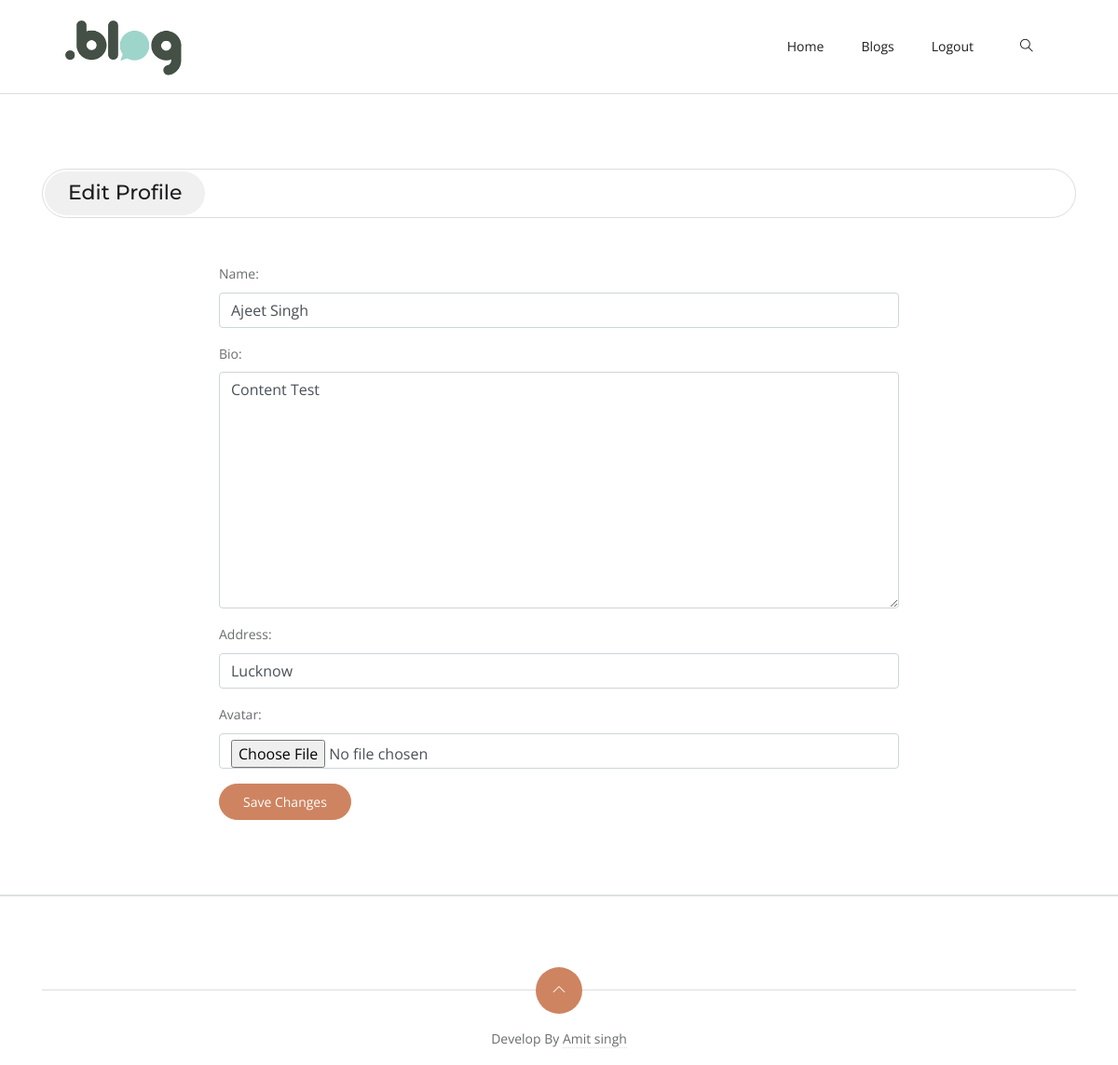
The page /profile-edit/ (signed in) on the database its author committed.
### accounts/models.py (models this page shows, shortened)
class User(AbstractBaseUser, PermissionsMixin):
    email = models.EmailField(unique=True)
    username = models.CharField(max_length=200, unique=True)
    name = models.CharField(max_length=200, null=True)
    is_active = models.BooleanField(default=True)
    is_staff = models.BooleanField(default=False)
    objects = UserManager()
    USERNAME_FIELD = "email"
    REQUIRED_FIELDS = [
        "username",
        "name",
    ]

class UserProfile(models.Model):
    user = models.OneToOneField(User, on_delete=models.CASCADE)
    bio = models.TextField(null=True)
    avatar = models.ImageField(null=True, default="avatar.svg", upload_to="profile")
    address = models.CharField(max_length=200, null=True)

### accounts/views.py (the view)
# urls.py: path("profile-edit/", views.edit_profile, name="profile-edit"),
@login_required
def edit_profile(request):
    user_profile = UserProfile.objects.get(user=request.user)
    if request.method == "POST":
        profile_form = UserProfileForm(
            request.POST, request.FILES, instance=user_profile
        )
        user_form = UserForm(request.POST, instance=request.user)
        if profile_form.is_valid() and user_form.is_valid():
            profile_form.save()
            user_form.save()
            messages.success(request, "update successful!")
            return redirect("profile")
    else:
        profile_form = UserProfileForm(instance=user_profile)
        user_form = UserForm(instance=request.user)
    return render(
        request,
        "profile-edit.html",
        {
            "profile_form": profile_form,
            "user_form": user_form,
            "user_profile": user_profile,
        },
    )

### accounts/forms.py (shortened to what this page needs)
class UserProfileForm(forms.ModelForm):
    avatar = forms.ImageField(
        required=False,
        error_messages={"invalid": ("image files only")},
        widget=forms.FileInput,
    )
    class Meta:
        model = UserProfile
        fields = [
            "bio",
            "address",
            "avatar",
        ]
    def __init__(self, *args, **kwargs):
        super(UserProfileForm, self).__init__(*args, **kwargs)
        for field in self.fields:
            self.fields[field].widget.attrs["class"] = "form-control"

class UserForm(forms.ModelForm):
    class Meta:
        model = User
        fields = [
            "name",
        ]

### accounts/templates/profile-edit.html (shortened to what this page needs)
{% extends 'base.html' %}
{% load static %}
{% block content %}
  <section class="section-sm border-bottom">
    <div class="container">
      <div class="row">
        <div class="col-12">
          <div class="title-bordered mb-5">
            <h1 class="h4">Edit Profile</h1>
          </div>
        </div>
        <div class="col-lg-8 offset-lg-2">
          <form method="post" enctype="multipart/form-data">
            {{ user_form.as_p }}
            {{ profile_form.as_p }}
            <button type="submit" class="btn btn-primary">Save Changes</button>
          </form>
        </div>
      </div>
    </div>
  </section>
{% endblock %}

### myblog/static/css/style.css (style rules this page uses)
body { line-height: 1.7; font-family: "Open Sans", sans-serif; -webkit-font-smoothing: antialiased; color: #696c6d; font-size: 14px; }
p, .paragraph { font-weight: 400; color: #696c6d; font-size: 14px; line-height: 1.7; font-family: "Open Sans", sans-serif; }
h1, h2, h3, h4, h5, h6 { color: #1c1d1f; font-family: "Montserrat", sans-serif; font-weight: 600; line-height: 1.2; }
h1, .h1 { font-size: 45px; }
h4, .h4 { font-size: 22px; }
.btn { font-size: 14px; font-family: "Open Sans", sans-serif; text-transform: capitalize; padding: 8px 25px; border-radius: 50px; border: 1px solid; position: relative; z-index: 1; transition: 0.2s ease; }
.btn-primary { background: #ce8460; color: #fff; border-color: #ce8460; }
body { background-color: #fff; overflow-x: hidden; }
a, button, select { cursor: pointer; transition: 0.2s ease; }
.section-sm { padding-top: 80px; padding-bottom: 80px; }
.form-control::placeholder { font-size: 80%; }
.title-bordered { border: 1px solid #ddd; border-radius: 40px; padding: 2px; }
.title-bordered h1, .title-bordered h2, .title-bordered h3, .title-bordered h4, .title-bordered h5, .title-bordered h6 { background: #f0f0f0; padding: 10px 25px; margin-bottom: 0; border-radius: inherit; display: inline-block; }

### rows shown on the page
User: name "Ajeet Singh"
UserProfile: bio "Content Test", address "Lucknow"
